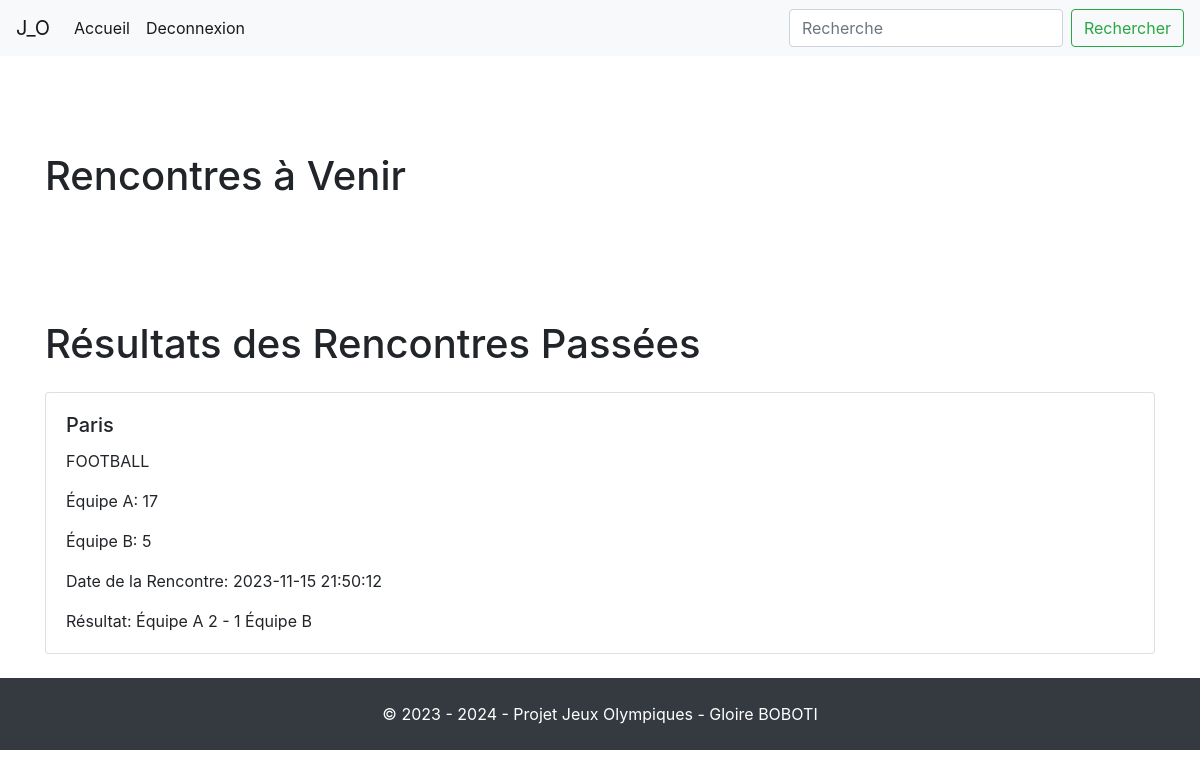
Screenshot of /index0.php with the database file from the repository.
### tables this page shows
CREATE TABLE IF NOT EXISTS resultat_match (
  id_match int NOT NULL AUTO_INCREMENT,
  score_equipe_a int NOT NULL,
  score_equipe_b int NOT NULL,
  id_rencontre int NOT NULL,
  PRIMARY KEY (id_match),
  KEY id_rencontre (id_rencontre)
);

CREATE TABLE IF NOT EXISTS rencontre (
  id_rencontre int NOT NULL AUTO_INCREMENT,
  lieu varchar(50) DEFAULT NULL,
  type varchar(50) NOT NULL,
  id_equipe_a int NOT NULL,
  id_equipe_b int NOT NULL,
  date_rencontre datetime NOT NULL,
  PRIMARY KEY (id_rencontre),
  KEY type (type),
  KEY id_equipe_a (id_equipe_a),
  KEY id_equipe_b (id_equipe_b)
);

### index0.php (the view, shortened to what this page needs)
<?php
include('config/config.php');
$queryResultats = "SELECT * FROM resultat_match INNER JOIN rencontre ON resultat_match.id_rencontre = rencontre.id_rencontre WHERE rencontre.date_rencontre < NOW() ORDER BY date_rencontre ASC";
$stmtResultats = $pdo->prepare($queryResultats);
$stmtResultats->execute();
$resultats = $stmtResultats->fetchAll(PDO::FETCH_ASSOC);
?>
<!DOCTYPE html>
<html lang="en">
<head>
    <link rel="stylesheet" href="https://stackpath.bootstrapcdn.com/bootstrap/4.3.1/css/bootstrap.min.css">
    <link rel="stylesheet" href="https://cdn.jsdelivr.net/npm/sweetalert2@10/dist/sweetalert2.min.css">
</head>
<body>
    <nav class="navbar navbar-expand-lg navbar-light bg-light">
        <a class="navbar-brand" href="#">J_O</a>
        <div class="collapse navbar-collapse" id="navbarNav">
            <ul class="navbar-nav">
                <li class="nav-item active">
                    <a class="nav-link" href="#" id="navAccueil">Accueil</a>
                </li>
                <li class="nav-item active">
                    <a class="nav-link" href="logout.php" id="navDeconnexion">Deconnexion</a>
                </li>
            </ul>
            <form class="form-inline ml-auto" id="formRecherche">
                <input class="form-control mr-sm-2" type="search" placeholder="Recherche" aria-label="Recherche" id="motCle" required>
                <button class="btn btn-outline-success my-2 my-sm-0" type="submit">Rechercher</button>
            </form>
        </div>
    </nav>
    <br><br>
    <div class="container mt-5">
        <h1>Rencontres à Venir</h1>
    </div>
    <br><br>
    <div class="container mt-5">
        <h1>Résultats des Rencontres Passées</h1>
        <div class="card-deck mt-4">
            <?php foreach ($resultats as $resultat): ?>
                <div class="card">
                    <div class="card-body">
                        <h5 class="card-title"><?php echo $resultat['lieu']; ?></h5>
                        <p class="card-text"><?php echo $resultat['type']; ?></p>
                        <p class="card-text">Équipe A: <?php echo $resultat['id_equipe_a']; ?></p>
                        <p class="card-text">Équipe B: <?php echo $resultat['id_equipe_b']; ?></p>
                        <p class="card-text">Date de la Rencontre: <?php echo $resultat['date_rencontre']; ?></p>
                        <p class="card-text">Résultat: Équipe A <?php echo $resultat['score_equipe_a']; ?> - <?php echo $resultat['score_equipe_b']; ?> Équipe B</p>
                    </div>
                </div>
            <?php endforeach; ?>
        </div>
    </div>
    <?php include ('footer.php') ?>
</body>
</html>

### rows the page displays
resultat_match: id_rencontre.lieu "Paris", id_rencontre.type "FOOTBALL", id_rencontre.id_equipe_a "17", id_rencontre.id_equipe_b "5", id_rencontre.date_rencontre "2023-11-15 21:50:12", score_equipe_a "2", score_equipe_b "1"
